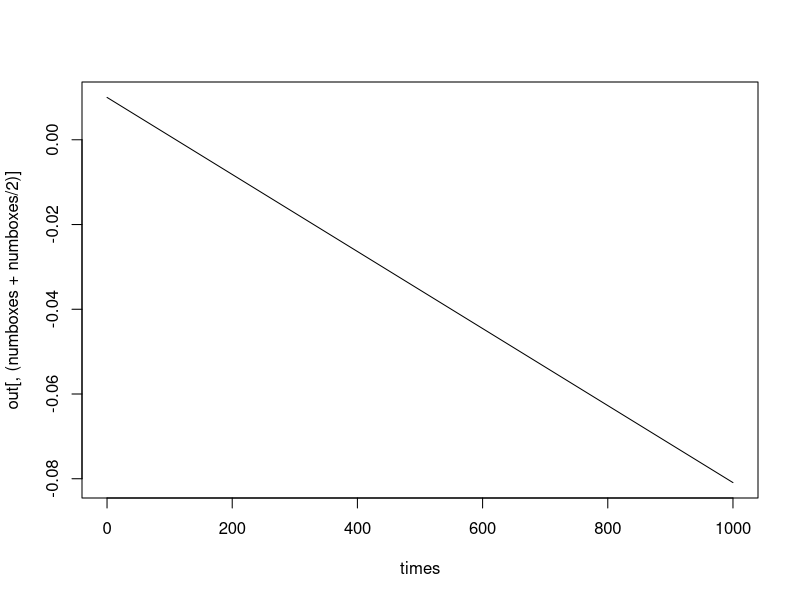

Source code (R):
rm(list=ls())
library(deSolve)
	
# SPATIAL PARAMATERS
# Cell size
delx = 1

# Number of cells
numboxes = 10
	
# Sequence
Distance = seq(from=0.5, by=delx, length.out = numboxes)

# DEFINE THE MODEL
model = function(Time, State, Pars) {
with(as.list(c(State,Pars)), {
	dR 		= r*R*(1-R/K) - a*R*C/(1+b*R)	
	deltax 	= c(0.5,rep(1,numboxes-1),0.5)    
	Flux    = -D*diff(c(0,C,0))/deltax
	dC    	= -diff(Flux)/delx + a*R*C/(1+b*R) - d*C
	list(c(dR,dC))
	})
}

# DEFINE ALL INITIAL CONDITIONS
R = rep(1,times = numboxes)       
C = rep(0.01,times = numboxes)
C[numboxes/2] = 0.1
state = c(R = R, C = C)  

# PARAMETERS 
pars = c(r = 1, K = 0.7, a = 1, b = 10, d = 0.1, D = 0.)	
times = seq(0,1000,by=0.1)             

# RUN THE SIMULATION
out = ode(y=state,times=times,func=model,parms=pars)  

# PLOT THE RESULTS
#par(oma=c(0,0,3,0))   
#color = topo.colors
#filled.contour(x=times,y=Distance,z = out[,(numboxes+2):ncol(out)],color= color, xlab="time", ylab= "Distance",main="Density")

plot(x = times, y = out[,(numboxes + numboxes/2)], type = "l")

#plot(x = times, y = out[,(numboxes/2)], type = "l")
